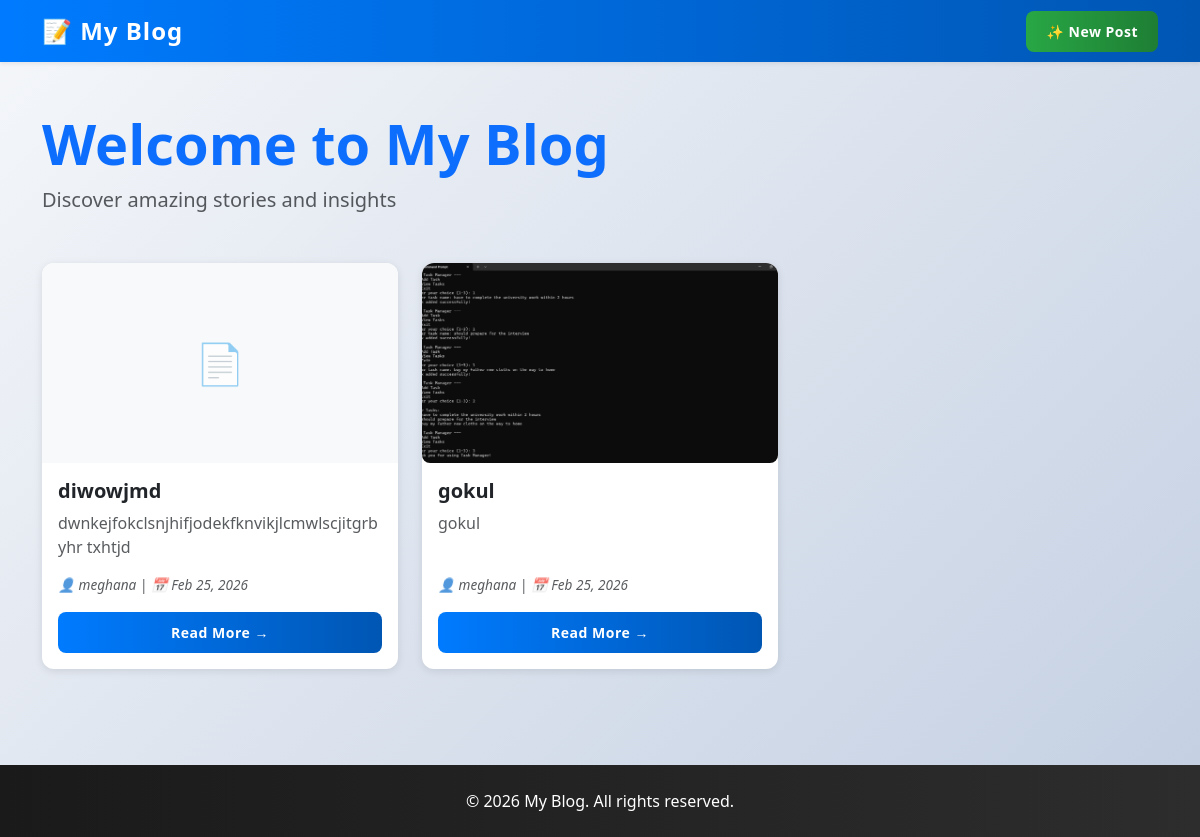
Before: / with the older database file.
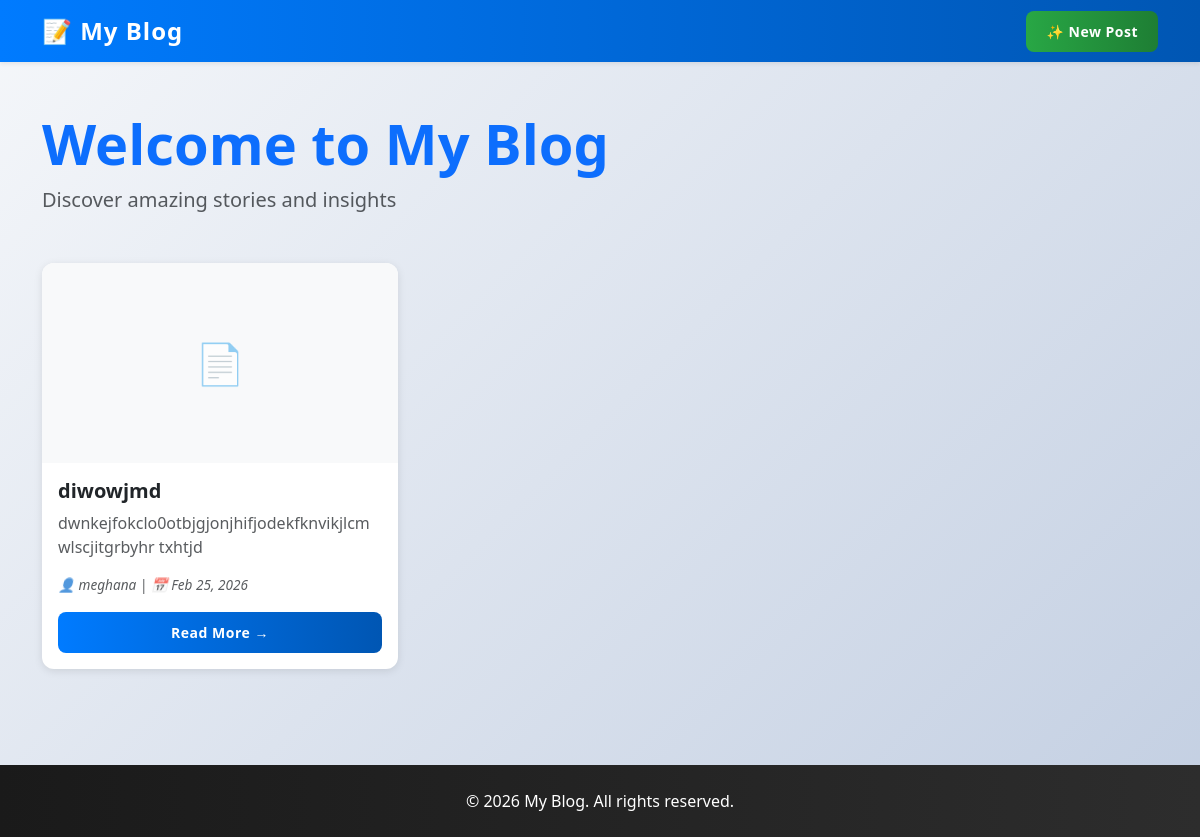
After: the same page with the newer database file.
### blog/models.py (models this page shows, shortened)
class Post(models.Model):
    author = models.ForeignKey(settings.AUTH_USER_MODEL, on_delete=models.CASCADE)
    title = models.CharField(max_length=200)
    text = models.TextField()
    image = models.ImageField(upload_to='blog_images/', blank=True, null=True)
    created_date = models.DateTimeField(default=timezone.now)
    published_date = models.DateTimeField(blank=True, null=True)

### blog/views.py (the view)
# urls.py: path('', views.post_list, name='post_list'),
def post_list(request):
    posts = Post.objects.all()
    return render(request, 'blog/post_list.html', {'posts': posts})

### blog/templates/blog/post_list.html (shortened to what this page needs)
{% extends 'blog/base.html' %}
{% block content %}
<div class="mb-5">
    <h1 class="display-4 fw-bold text-primary">Welcome to My Blog</h1>
    <p class="lead text-muted">Discover amazing stories and insights</p>
</div>
{% if posts %}
    <div class="row g-4">
        {% for post in posts %}
            <div class="col-md-6 col-lg-4">
                <div class="card blog-card h-100 shadow-sm border-0 hover-shadow" style="transition: all 0.3s ease;">
                    {% if post.image %}
                        <img src="{{ post.image.url }}" alt="{{ post.title }}" class="card-img-top" style="height: 200px; object-fit: cover;">
                    {% else %}
                        <div class="card-img-top bg-light d-flex align-items-center justify-content-center" style="height: 200px;">
                            <span class="text-muted fs-1">📄</span>
                        </div>
                    {% endif %}
                    <div class="card-body d-flex flex-column">
                        <h5 class="card-title fw-bold">{{ post.title }}</h5>
                        <p class="card-text text-muted flex-grow-1">
                            {{ post.text|truncatewords:20 }}
                        </p>
                        <div class="post-meta small text-muted mb-3">
                            <span>👤 {{ post.author.username }}</span> |
                            <span>📅 {{ post.created_date|date:"M d, Y" }}</span>
                        </div>
                        <a href="{% url 'post_detail' pk=post.pk %}" class="btn btn-primary btn-sm">
                            Read More →
                        </a>
                    </div>
                </div>
            </div>
        {% endfor %}
    </div>
{% else %}
    <div class="alert alert-info text-center py-5" role="alert">
        <h4 class="alert-heading">No posts yet!</h4>
        <p>Be the first to <a href="{% url 'post_new' %}" class="alert-link">create a post</a></p>
    </div>
{% endif %}
{% endblock %}

Changed rows visible on the page:
removed Post: image (picture), title "gokul", text "gokul", author.username "meghana", created_date "Feb 25, 2026"
changed Post "diwowjmd": text "dwnkejfokclsnjhifjodekfknvikjlcmwlscjitgrbyhr txhtjd" → "dwnkejfokclo0otbjgjonjhifjodekfknvikjlcmwlscjitgrbyhr txhtjd"
